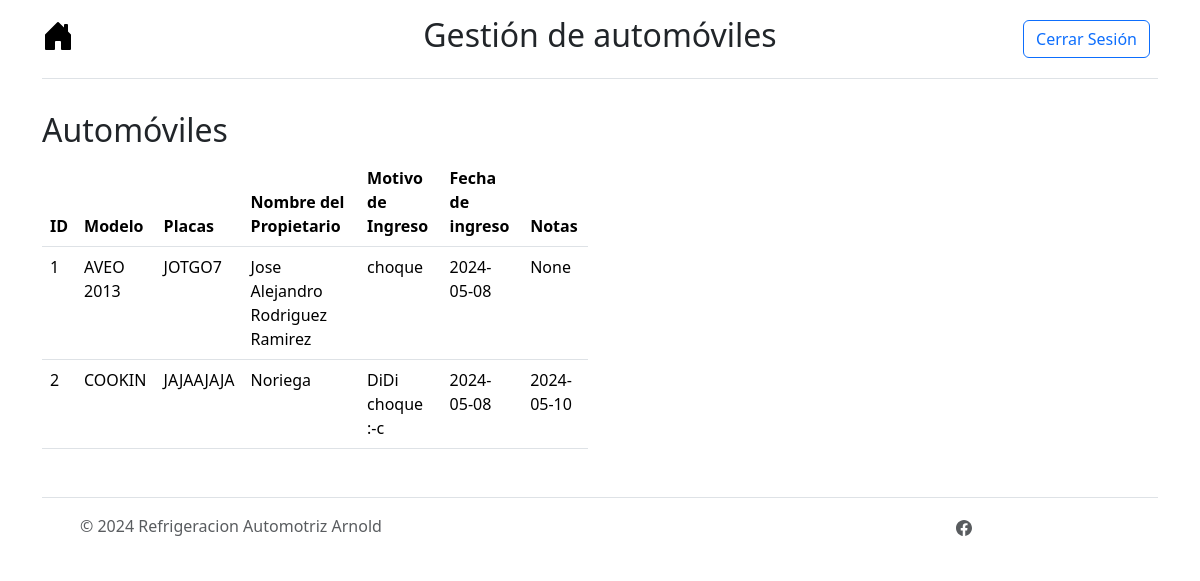
Screenshot of /menu/automoviles (signed in) with the database file from the repository.
### tables this page shows
CREATE TABLE Automoviles (IdAutomovil INTEGER PRIMARY KEY AUTOINCREMENT NOT NULL, Modelo TEXT (50) NOT NULL, Placas TEXT (25) NOT NULL, NombrePropietario TEXT (100) NOT NULL, MotivoIngreso TEXT (150) NOT NULL, FechaIngreso TEXT NOT NULL, FechaEgreso TEXT, Notas TEXT (255), Activo INTEGER NOT NULL, CostoManoObra INTEGER, PiezasUsadas TEXT, CostoTotal INTEGER);

### controller/controllers.py (the view)
@app.route("/menu/automoviles")
@login_required
def menu_automoviles():
    rows = SelectAutomoviles()
    return render_template('menu_automoviles.html', automoviles=rows)

### controller/DBController.py (called while the page is built)
def SelectAutomoviles():
    try:
        conn = sqlite3.connect("instance/arnold_autorefrigeraciones.db")
        c = conn.cursor()
        c.execute("SELECT * FROM Automoviles")
        rows = c.fetchall()
        conn.close()
        return rows
    except Exception as e:
        return str(e)

### controller/controllers.py (called while the page is built)
@login_manager.user_loader
def load_user(user_id):
    return db.get_or_404(Users, user_id)

### templates/menu_automoviles.html
{% extends 'base.html' %}
{% block styling %}
  {{ super() }}
{% endblock %}
{% block nombre_menu %}Gestión de automóviles{% endblock %}
{% block content %}
<section class="py-2">
    <div class="container">
        <div class="row">
            <div class="col-md-6">
                <h2>Automóviles</h2>
                <table id="automoviles-table" class="table table-hover">
                    <thead>
                        <tr>
                            <th>ID</th>
                            <th>Modelo</th>
                            <th>Placas</th>
                            <th>Nombre del Propietario</th>
                            <th>Motivo de Ingreso</th>
                            <th>Fecha de ingreso</th>
                            <th>Notas</th>
                        </tr>
                    </thead>
                    <tbody>
                        {% for auto in automoviles %}
                        <tr>
                            <td>{{ auto[0] }}</td>
                            <td>{{ auto[1] }}</td>
                            <td>{{ auto[2] }}</td>
                            <td>{{ auto[3] }}</td>
                            <td>{{ auto[4] }}</td>
                            <td>{{ auto[5] }}</td>
                            <td>{{ auto[6] }}</td>
                        </tr>
                        {% endfor %}
                    </tbody>
                </table>
            </div>
        </div>
    </div>
</section>
{% endblock %}

### rows the page displays
Automoviles: IdAutomovil "1", Modelo "AVEO 2013", Placas "JOTGO7", NombrePropietario "Jose Alejandro Rodriguez Ramirez", MotivoIngreso "choque", FechaIngreso "2024-05-08", auto "None"
Automoviles: IdAutomovil "2", Modelo "COOKIN", Placas "JAJAAJAJA", NombrePropietario "Noriega", MotivoIngreso "DiDi choque :-c", FechaIngreso "2024-05-08", FechaEgreso "2024-05-10"
